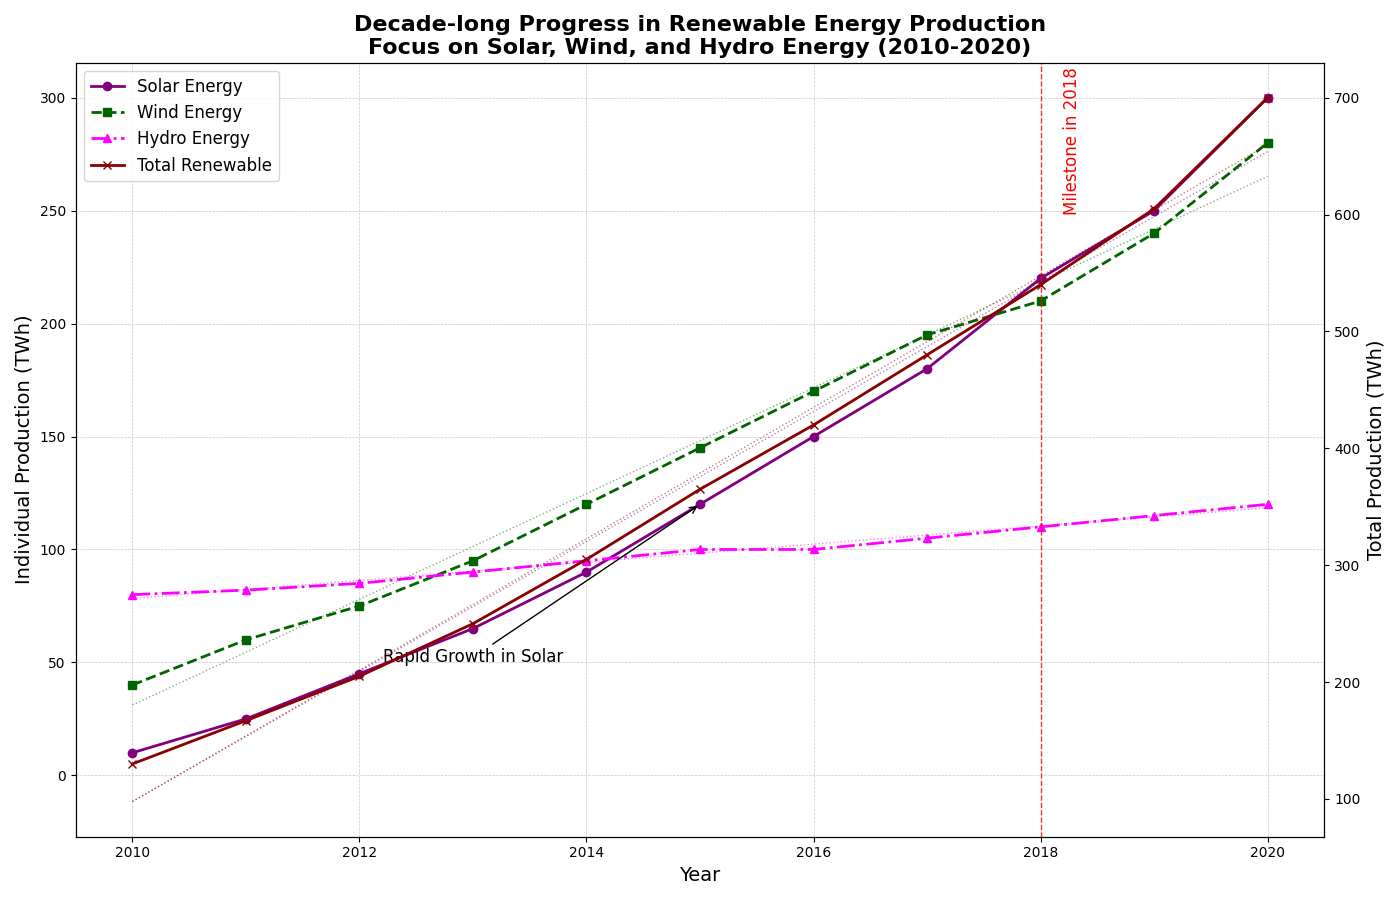

Write Python code to recreate this figure.
import matplotlib.pyplot as plt
import numpy as np

years = np.arange(2010, 2021)
solar_energy = [10, 25, 45, 65, 90, 120, 150, 180, 220, 250, 300]
wind_energy = [40, 60, 75, 95, 120, 145, 170, 195, 210, 240, 280]
hydro_energy = [80, 82, 85, 90, 95, 100, 100, 105, 110, 115, 120]

total_renewable = [s + w + h for s, w, h in zip(solar_energy, wind_energy, hydro_energy)]

fig, ax1 = plt.subplots(figsize=(14, 9))

ax1.plot(years, solar_energy, color='purple', linestyle='-', linewidth=2, marker='o', label='Solar Energy')
ax1.plot(years, wind_energy, color='darkgreen', linestyle='--', linewidth=2, marker='s', label='Wind Energy')
ax1.plot(years, hydro_energy, color='magenta', linestyle='-.', linewidth=2, marker='^', label='Hydro Energy')

ax1.grid(True, linestyle='--', linewidth=0.5, alpha=0.7)

ax2 = ax1.twinx()
ax2.plot(years, total_renewable, color='darkred', linestyle='-', linewidth=2, marker='x', label='Total Renewable')

ax1.set_title('Decade-long Progress in Renewable Energy Production\nFocus on Solar, Wind, and Hydro Energy (2010-2020)', fontsize=16, weight='bold')
ax1.set_xlabel('Year', fontsize=14)
ax1.set_ylabel('Individual Production (TWh)', fontsize=14, color='black')
ax2.set_ylabel('Total Production (TWh)', fontsize=14, color='black')

z_solar = np.polyfit(years, solar_energy, 1)
p_solar = np.poly1d(z_solar)
ax1.plot(years, p_solar(years), color='purple', linestyle=':', alpha=0.5, linewidth=1)

z_wind = np.polyfit(years, wind_energy, 1)
p_wind = np.poly1d(z_wind)
ax1.plot(years, p_wind(years), color='darkgreen', linestyle=':', alpha=0.5, linewidth=1)

z_hydro = np.polyfit(years, hydro_energy, 1)
p_hydro = np.poly1d(z_hydro)
ax1.plot(years, p_hydro(years), color='magenta', linestyle=':', alpha=0.5, linewidth=1)

z_total = np.polyfit(years, total_renewable, 1)
p_total = np.poly1d(z_total)
ax2.plot(years, p_total(years), color='darkred', linestyle=':', alpha=0.5, linewidth=1)

ax1.annotate('Rapid Growth in Solar', xy=(2015, solar_energy[5]), xytext=(2013, 50),
             arrowprops=dict(facecolor='purple', arrowstyle='->'),
             fontsize=12, ha='center')

highlight_year = 2018
ax1.axvline(x=highlight_year, color='red', linestyle='--', linewidth=1, alpha=0.8)
ax1.text(highlight_year + 0.2, 250, 'Milestone in 2018', color='red', fontsize=12, rotation=90)

lines, labels = ax1.get_legend_handles_labels()
lines2, labels2 = ax2.get_legend_handles_labels()
ax1.legend(lines + lines2, labels + labels2, loc='upper left', fontsize=12)

plt.tight_layout()
plt.show()
